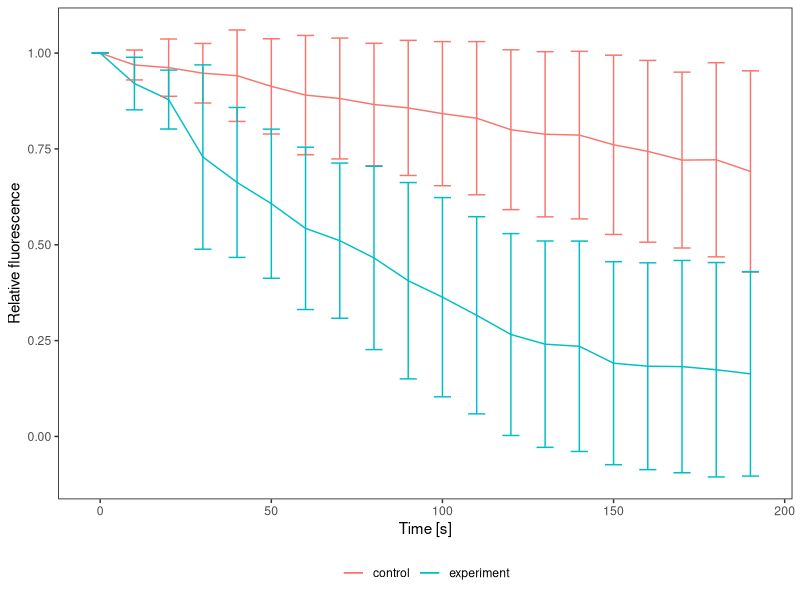
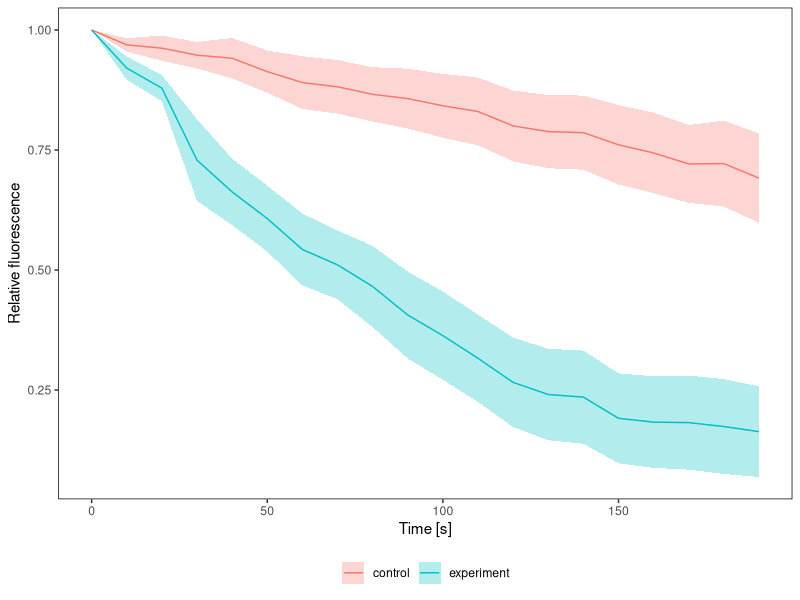

Write R code to recreate these figures, in order.
## ---- chunk 1
knitr::opts_chunk$set(echo = TRUE)
## ---- chunk 2
## Up-regulated genes ======================================================== #
## 4035 genes up-regulated in either experiment (vs control)
## 2450 total genes up-regulated in Clusters 2 & Clusters 3
# C2 = 2155 + 92 = 2247
# C3 = 203 + 92 = 295
# Overlap = 92

ol.obs = 92        # overlap
A = 2155 + ol.obs  # 2247: total size of Cluster 2 (Set A = bigger set)
B = 203 + ol.obs   # 295: total size of Cluster 3 (Set B = smaller set)
N = 4034           # total genes up-regulated in both experiments

# What is the expected overlap based on the null hypothesis of independence?
ol.exp = A*B / N
ol.exp
## ---- chunk 3
help(phyper)

# parameterization for phyper(q, m, n, k, lower.tail = T/F)
#   x = number of "white balls" drawn
#   m = number of "white balls" in urn
#   n = number of "black balls" in urn
#   k = number of balls drawn from the urn

## ---- chunk 4
## p-value using hypergeometric test ========================================= #

# CDF: P(x <= ol.obs)

# parameterization for phyper(q, m, n, k, lower.tail = T/F)
#   x = number of "white balls" drawn (ol.obs)
#   m = number of "white balls" in urn (let's use A=C2)
#   n = number of "black balls" in urn (everything that is NOT in A)
#   k = number of balls drawn from the urn (let's use B=C3)

# CDF: total probability P(x <= ol.obs) of getting an overlap of size ol.obs or LESS
phyper(ol.obs, A, N-A, B, lower.tail=T) 
phyper(ol.obs, B, N-B, A, lower.tail=T) # same

# PDF: P(x <= ol.obs) = sum(P(x = 0:ol.obs))
sum(dhyper(0:ol.obs, A, N-A, B)) # (same as using CDF)
## ---- chunk 5
## with Fisher's exact test ================================================== #

# set up a matrix of values in this order:
# test.data = matrix(c(intersect(A,B), setdiff(B,A),
#                      setdiff(A,B),   N-union(A,B) ), nrow=2, byrow = T)

test.data = matrix(c( ol.obs,    B-ol.obs,
                      A-ol.obs,  N-(A+B-ol.obs) ), nrow=2, byrow = T)
rownames(test.data) = c("C3","not.C3")
colnames(test.data) = c("C2","not.C2")
test.data

# now do the test

#fisher.test(test.data, alternative="greater") # test for enrichment
fisher.test(test.data, alternative="less")     # test for depletion
fisher.test(test.data, alternative="less")$p.value

## ---- chunk 6
# your answer here
## ---- chunk 7
library(dplyr)

mean_sd_data <- as.data.frame(read.csv("HW7_data/HW7_data.csv"))

mean_sd_data<-mean_sd_data %>%
  group_by(TREATMENT, time) %>%
  summarise(mean= mean(Values), se=sd(Values)/sqrt(length(Values)), sd=sd(Values))

mean_sd_data$se_upper<- mean_sd_data$mean + mean_sd_data$se
mean_sd_data$se_lower<- mean_sd_data$mean - mean_sd_data$se
mean_sd_data$sd_upper<- mean_sd_data$mean + mean_sd_data$sd
mean_sd_data$sd_lower<- mean_sd_data$mean - mean_sd_data$sd
## ---- chunk 8
library(ggplot2)

mean_sd_plot_sd<- ggplot(mean_sd_data, aes(x =time, y = mean, color = TREATMENT))+
  geom_line() +
  xlab("Time [s]")+
  ylab("Relative fluorescence")+
  theme(panel.background=element_blank(), 
        strip.background = element_blank(),
        strip.placement = "outside",
        panel.border=element_rect(colour="black",fill=NA),
        legend.title = element_blank(),
        legend.position="bottom", 
        legend.direction="horizontal")  +
  geom_errorbar(aes(ymin=sd_lower,ymax=sd_upper, color= TREATMENT), width=5) 

mean_sd_plot_sd
## ---- chunk 9
mean_sd_plot_se<- ggplot(mean_sd_data, aes(x =time, y = mean, color = TREATMENT))+
  geom_line() +
  xlab("Time [s]")+
  ylab("Relative fluorescence")+
  theme(panel.background=element_blank(), 
        strip.background = element_blank(),
        strip.placement = "outside",
        panel.border=element_rect(colour="black",fill=NA),
        legend.title = element_blank(),
        legend.position="bottom", 
        legend.direction="horizontal")  +
  geom_ribbon(aes(ymin=se_lower,ymax=se_upper, fill= TREATMENT),alpha=0.3, linetype = 0) 

mean_sd_plot_se
## ---- chunk 10
# your answer here (1-2 sentences)
